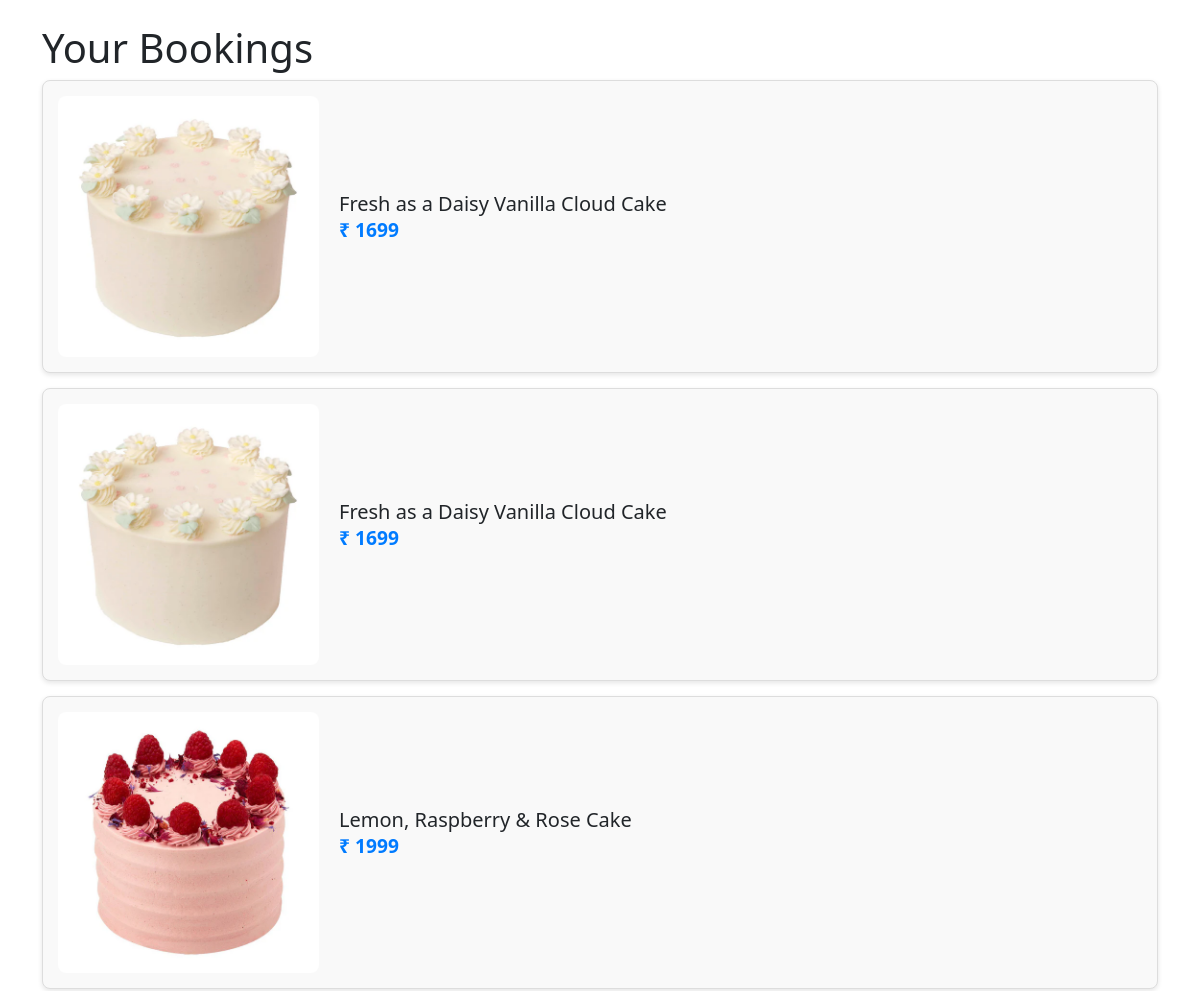
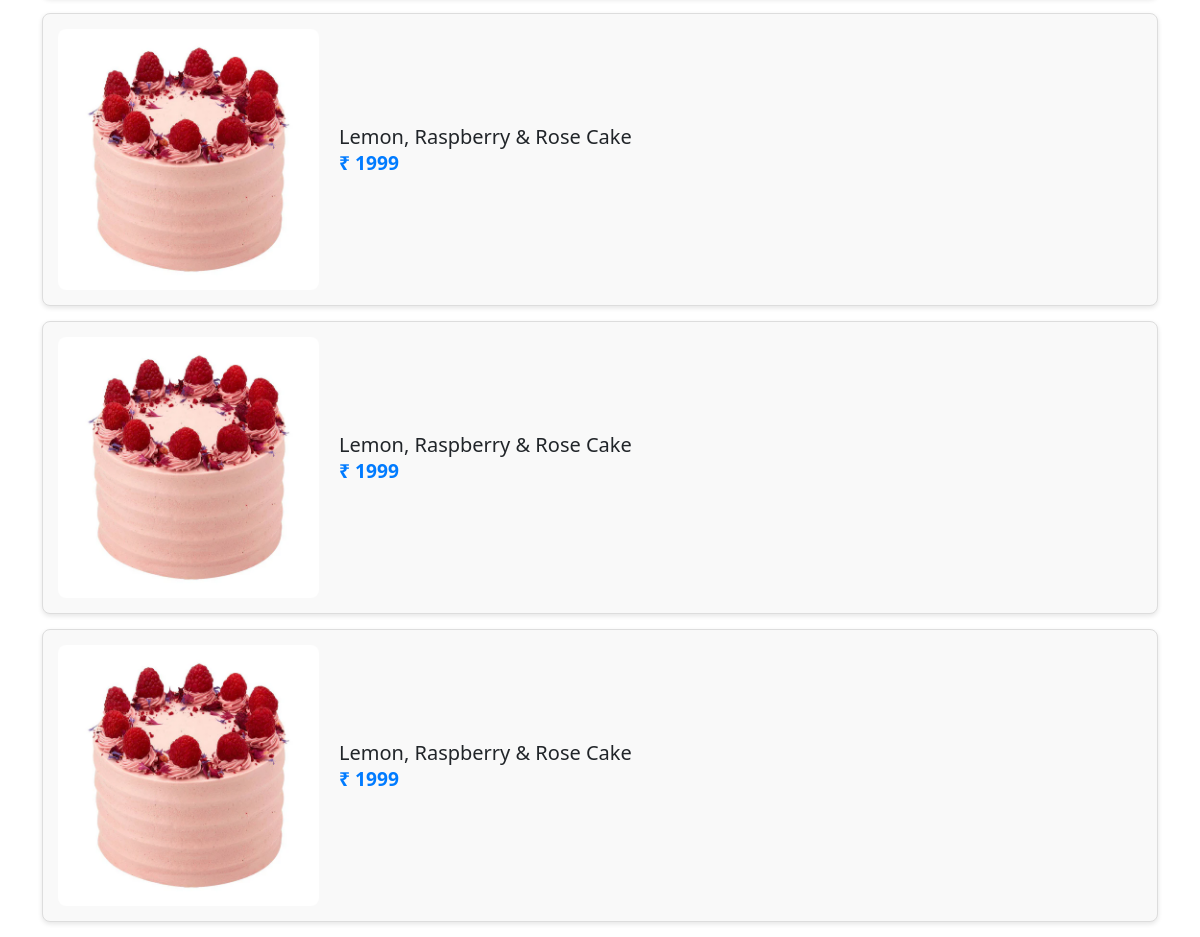
The page /user_view_bookings (signed in) on the database its author committed (2 pictures, top to bottom).
### app/models.py (models this page shows)
class Buy(models.Model):
    user=models.ForeignKey(User,on_delete=models.CASCADE)
    cake=models.ForeignKey(Cake,on_delete=models.CASCADE)
    price=models.IntegerField()
    date=models.DateField(auto_now_add=True)

class Cake(models.Model):
    cake_id=models.TextField()
    cake_name=models.TextField()
    price=models.IntegerField()
    img=models.FileField()
    category=models.TextField()
    colour=models.TextField()
    quantity=models.IntegerField()
    description=models.TextField()

### app/views.py (the view)
# urls.py: path('user_view_bookings',views.user_view_bookings),
def user_view_bookings(req):
    user=User.objects.get(username=req.session['user'])
    data=Buy.objects.filter(user=user)[::-1]
    return render(req,'user/view_bookings.html',{'data':data})

### templates/user/view_bookings.html (shortened to what this page needs)
<!DOCTYPE html>
<html lang="en">
<head>
    {% load static %}
    <link rel="stylesheet" href="{% static '/css/cart.css' %}">
    <link href="https://cdn.jsdelivr.net/npm/bootstrap@5.3.3/dist/css/bootstrap.min.css" rel="stylesheet">
</head>
<body>
    <div class="container mt-4">
        <h1>Your Bookings</h1>
        <div class="row">
            {% for i in data %}
            <div class="col-12">
                <div class="cart-item">
                    <img src="{{i.cake.img.url}}" alt="Cake Image">
                    <div>
                        <h5> {{i.cake.cake_name}}</h5>
                        <p class="price">₹ {{i.cake.price}}</p>
                    </div>
                </div>
            </div>
            {% endfor %}
        </div>
    </div>
</body>
</html>

### static/css/cart.css (style rules this page uses)
.cart-item { display: grid; grid-template-columns: 1fr 2fr 1fr; gap: 20px; align-items: center; padding: 15px; border: 1px solid #ddd; border-radius: 8px; box-shadow: 0 2px 5px rgba(0, 0, 0, 0.1); background-color: #f9f9f9; margin-bottom: 15px; }
.cart-item img { width: 100%; max-width: 300px; height: auto; border-radius: 8px; }
.cart-item h5 { margin: 0; }
.cart-item .price { font-size: 1.2rem; font-weight: bold; color: #007bff; }

### rows shown on the page
Buy: cake.img (picture), cake.cake_name "Fresh as a Daisy Vanilla Cloud Cake", cake.price "1699"
Buy: cake.img (picture), cake.cake_name "Fresh as a Daisy Vanilla Cloud Cake", cake.price "1699"
Buy: cake.img (picture), cake.cake_name "Lemon, Raspberry & Rose Cake", cake.price "1999"
Buy: cake.img (picture), cake.cake_name "Lemon, Raspberry & Rose Cake", cake.price "1999"
Buy: cake.img (picture), cake.cake_name "Lemon, Raspberry & Rose Cake", cake.price "1999"
Buy: cake.img (picture), cake.cake_name "Lemon, Raspberry & Rose Cake", cake.price "1999"
